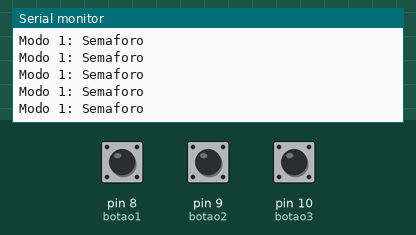
The sketch below on a simulated Arduino Uno, built with avr-gcc and run on an emulated ATmega328P. On the bench: the last lines printed to the serial monitor. The inputs (shaded band) are chosen by the test bench; at power-on: pin 9 (botao2) HIGH, pin 10 (botao3) HIGH, pin 8 (botao1) HIGH.

Above: at 1.2 s.
1.3 s: pin 9 (botao2) pulled LOW for 0.15 s
At 1.31 s:
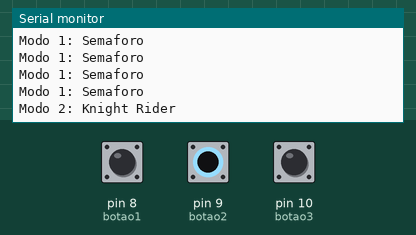
3.2 s: pin 10 (botao3) pulled LOW for 0.15 s
At 3.21 s:
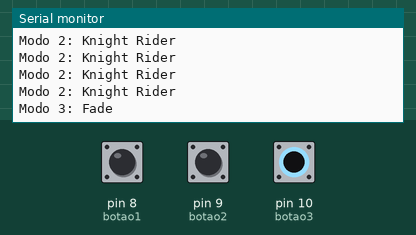

Measured:
- after the input at 1.3 s, the serial monitor: prints a new line at once (image 1)
- after the input at 3.2 s, the serial monitor: prints a new line at once (image 2)

The sketch:

07_02_modos_com_3_botoes.ino
```cpp
const int botao1 = 8;
const int botao2 = 9;
const int botao3 = 10;
int modo = 1;

void setup() {
  pinMode(botao1, INPUT_PULLUP);
  pinMode(botao2, INPUT_PULLUP);
  pinMode(botao3, INPUT_PULLUP);
  Serial.begin(9600);
}

void loop() {
  if (digitalRead(botao1) == LOW) {
    modo = 1;
  }
  if (digitalRead(botao2) == LOW) {
    modo = 2;
  }
  if (digitalRead(botao3) == LOW) {
    modo = 3;
  }

  switch (modo) {
    case 1:
      Serial.println("Modo 1: Semaforo");
      break;
    case 2:
      Serial.println("Modo 2: Knight Rider");
      break;
    case 3:
      Serial.println("Modo 3: Fade");
      break;
  }
  delay(100);
}
```
